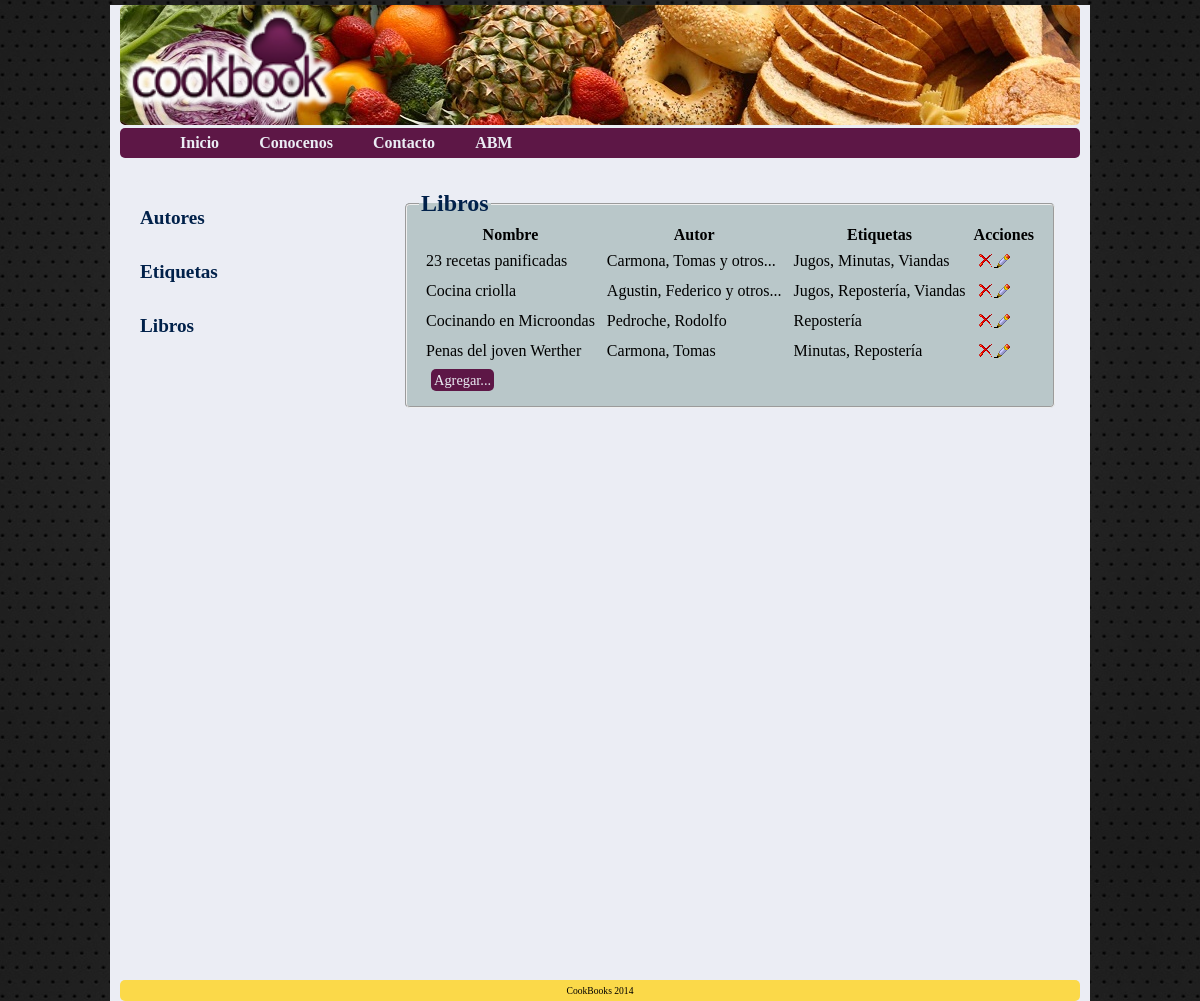
The app's page /CookBook/abm.php?abm=Libro, older data.
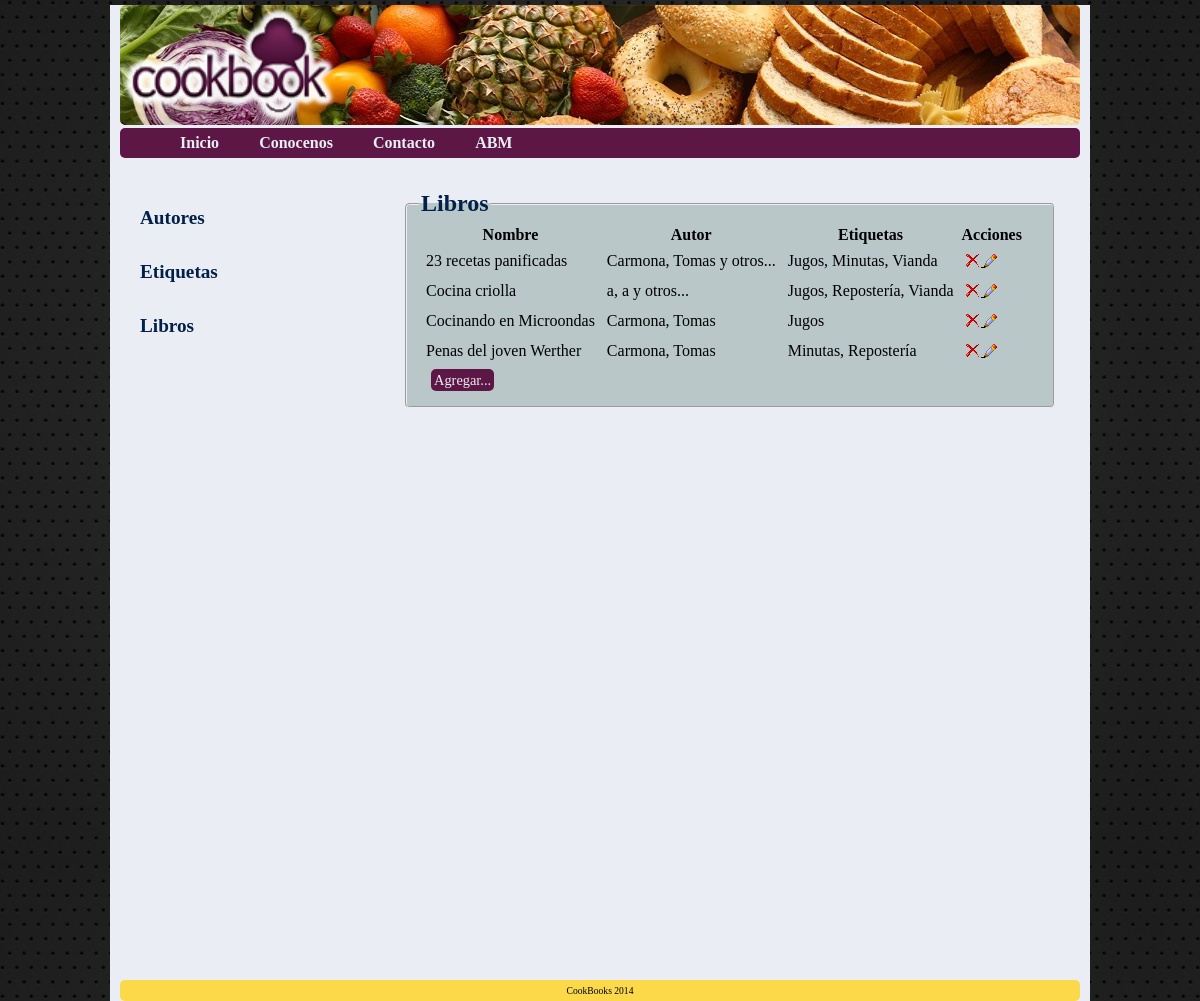
The same page, newer data.
### tables this page shows
CREATE TABLE IF NOT EXISTS `libro` (
  `idLibro` int(11) NOT NULL AUTO_INCREMENT,
  `isbn` varchar(13) NOT NULL,
  `stock` int(11) NOT NULL,
  `stockMinimo` int(11) NOT NULL,
  `img` varchar(50) DEFAULT NULL,
  `origen` varchar(20) NOT NULL,
  `nombre` varchar(50) NOT NULL,
  `resumen` text NOT NULL,
  `idioma` varchar(20) NOT NULL,
  `precio` double NOT NULL,
  `cantPaginas` int(11) NOT NULL,
  `baja` tinyint(4) NOT NULL DEFAULT '0',
  PRIMARY KEY (`idLibro`),
  UNIQUE KEY `isbn` (`isbn`)
);

CREATE TABLE IF NOT EXISTS `autor` (
  `idAutor` int(11) NOT NULL AUTO_INCREMENT,
  `nombre` varchar(20) NOT NULL,
  `apellido` varchar(20) NOT NULL,
  `mail` varchar(30) DEFAULT NULL,
  PRIMARY KEY (`idAutor`)
);

### CookBook/abm.php (the view, shortened to what this page needs)
<html>
<head>
	<link href="css/style.css" type="text/css" rel="stylesheet">
</head>
<body>
	<div id="page">
		<div id="header">
			<div id="page-header">
				<div class=logo><a href="index.php"><img src="img/Imagen1.png" height=100% alt="logo" border="0px"></a></div>
			</div>
			<div id="header-menu">
				<ul id="navegacion">
					<li>
						<a href="index.php">Inicio</a>
					</li>
					<li>
						<a href="aboutUs.php">Conocenos</a>
					</li>
					<li>
						<a href="contacto.php">Contacto</a>
					</li>
					<li>
						<a href="abm.php">ABM</a>
					</li>
				</ul>
			</div>
		</div>
				<div id="content">
			<div id="left-bar">
				<?php
				 		echo '<h5><a href="abm.php?abm=Autor">Autores</a></h5>
						<h5><a href="abm.php?abm=Etiqueta">Etiquetas</a></h5>
					 	<h5><a href="abm.php?abm=Libro">Libros</a></h5>';
					?>
			</div>
			<div id="main-content">
				<?php
					if(isset($_GET["abm"])){
						echo '<fieldset style="margin:auto; width">';
						$abm=$_GET["abm"];
						if($abm=='Autor'){
							echo '<legend>'.$abm.'es </legend>';
						}else{
							echo '<legend>'.$abm.'s </legend>';
						}
						$tabla=$abm;
						$id='id'.$abm;
						switch($abm){
							case 'Libro':
							$sql = "SELECT * FROM `$tabla` order by `nombre`";
							break;
						}
						$query = mysql_query($sql);
						echo '<table>';
						echo '<tr><th>';
						if($abm=='Libro'){
							echo 'Nombre</th><th>Autor</th><th>Etiquetas';
						}
						echo'</th><th>Acciones</th></tr>';
						while ($row  = mysql_fetch_assoc($query)) {
							switch($abm){
								case 'Libro':
								$a= $row["nombre"];
								$b= $row[$id];
								$sql= "SELECT apellido, nombre FROM `autor` WHERE `idAutor` in (SELECT idAutor FROM `libroautor` WHERE `idLibro`=$b)";
								$queryautor= mysql_query($sql);
								$cantAutores = mysql_num_rows($queryautor);
								$autor = mysql_fetch_assoc($queryautor);
								$c= $autor["apellido"].', '.$autor["nombre"];
								echo "<tr><td>$a</td>";
								echo "<td>$c";
								if ($cantAutores > 1){
									echo " y otros...";
								}
								echo "</td>";
								$sql= "SELECT etiqueta FROM `etiqueta` WHERE `idEtiqueta` in (SELECT idEtiqueta FROM `libroetiqueta` WHERE `idLibro`=$b)";
								$queryetiqueta= mysql_query($sql);
								$d='';
								while($etiqueta = mysql_fetch_array($queryetiqueta)){
									if($d!=''){
										$d=$d.', ';
									}
									$d = $d.$etiqueta["etiqueta"];
								}
								echo "<td>$d</td>";
							}
							$b = $row["$id"];
							echo '<td><a onclick="if(!confirm(';
							echo " 'Desea borrar el elemento?' ";
							echo '))return false"; href="php/bajas.php?abm='.$abm.'&id='.$b.'"><img src="img/eliminar.png" title="Eliminar" /></a>';
							echo '<a href="php/formabm.php?abm='.$abm.'&id='.$b.'&nombre='.$a;
							if($abm=='Autor'){
								echo '&apellido='.$c;
							}
							echo '"><img src="img/editar.png" title="Editar"/></a>';
						}
						echo "<tr><td><span ><a id='agregar' href=\"php/formabm.php?abm=$abm";
						echo "\">Agregar... </span></td></tr></table>";
					}
					echo '</fieldset>';
			?>
			</div>
		</div>
		<div id="footer">CookBooks 2014</div>
	</div>
</body>
</html>

Row changes from the older to the newer data that the page shows:
changed libro "23 recetas panificadas": d "Jugos, Minutas, Viandas" → "Jugos, Minutas, Vianda"
changed through a linked row, libro "Cocina criolla": autor.apellido+nombre "Agustin, Federico" → "a, a"; d "Jugos, Repostería, Viandas" → "Jugos, Repostería, Vianda"
changed libro "Cocinando en Microondas": autor.apellido+nombre "Pedroche, Rodolfo" → "Carmona, Tomas"; d "Repostería" → "Jugos"
